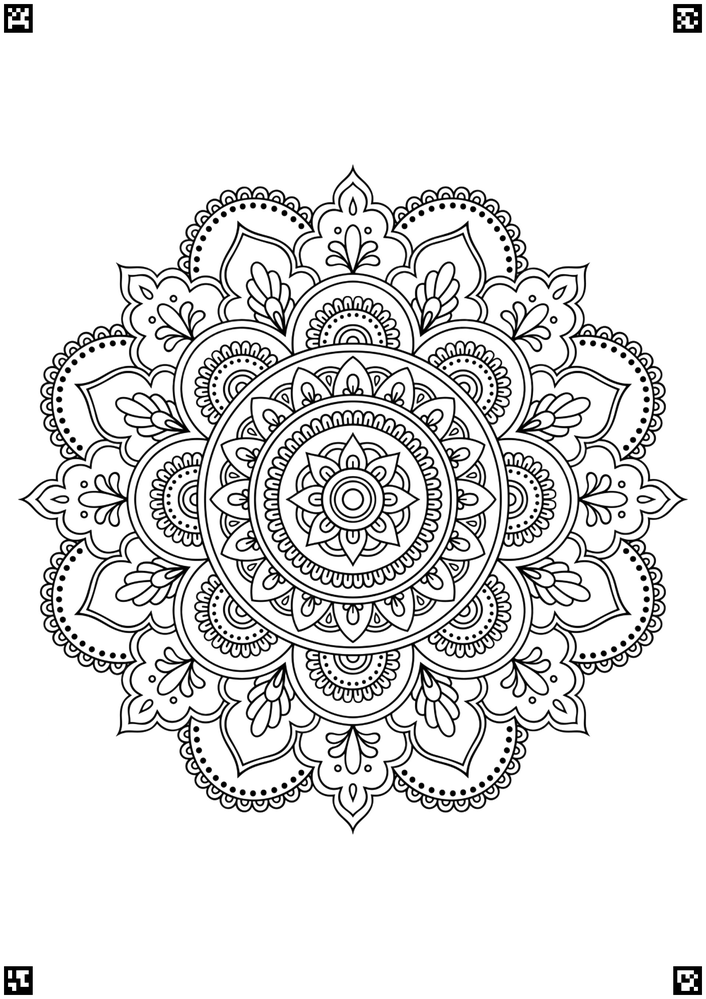
#> input picture mandala_with_apriltags.png, 706 x 999 px, shrunk from 1920 x 2715 before the run, found by its file name
$ python debugging_scans.py
#> lines starting #> are read from the running program, lines starting #| are printed output that depends on the picture
#> further down, template is the input picture: shape (999, 706, 3); min 0, max 255, mean 227
import cv2
import apriltag
import numpy as np

def align_and_overlay(template_path, scan_path, output_path, alpha=0.5):
    # load the images
    template = cv2.imread(template_path)
    scan = cv2.imread(scan_path)

    # preprocessing the images before apriltag detection to reduce noise and potential bugs/inaccuracies.
    def preprocess(image):
        gray = cv2.cvtColor(image, cv2.COLOR_BGR2GRAY)
        blurred = cv2.GaussianBlur(gray, (5, 5), 0)
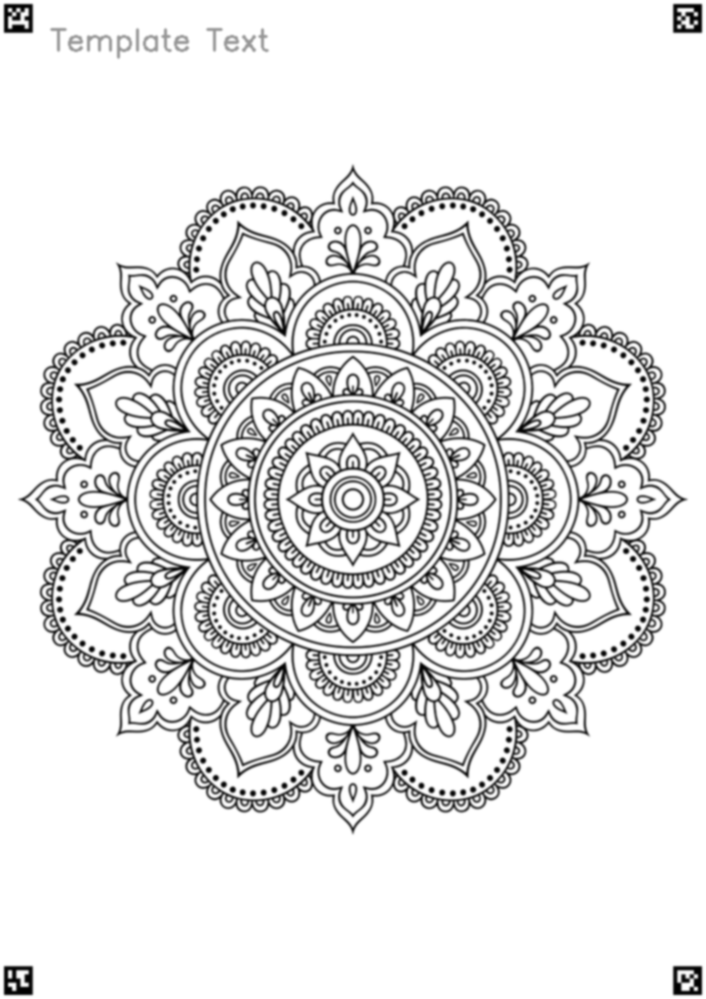
#> blurred: shape (999, 706); min 0, max 255, mean 226.8
        return cv2.threshold(blurred, 127, 255, cv2.THRESH_BINARY)[1]
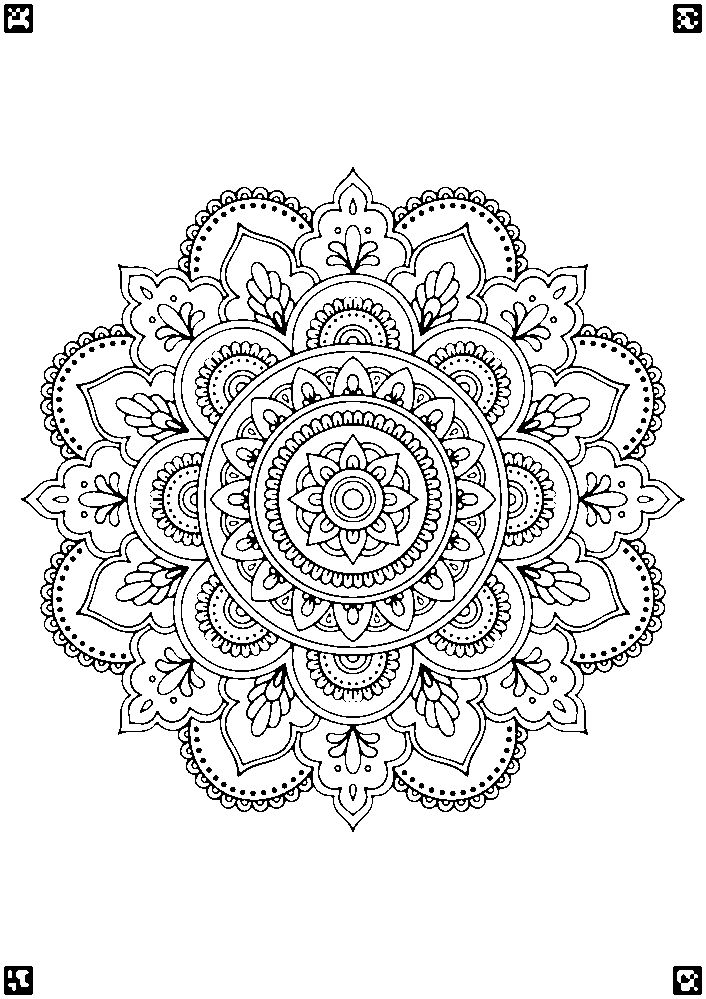
#> returned value: shape (999, 706); 89.9% white; black in thin lines or dots

    template_proc = preprocess(template)
    scan_proc = preprocess(scan)

    # initializing apriltag detector with the proper family
    options = apriltag.DetectorOptions(families='tag25h9')
    detector = apriltag.Detector(options)

    def detect_apriltags(image, processed):
        detections = detector.detect(processed)
        corners = []
        for detection in detections:
            corners.append(detection.corners)
        return corners

    # detect tags in the template and scan
    template_tags = detect_apriltags(template, template_proc)
    scan_tags = detect_apriltags(scan, scan_proc)

    print(len(template_tags))
    print(len(scan_tags))

    if len(template_tags) < 4 or len(scan_tags) < 4:
        print("Not enough AprilTags detected in one of the images.")
        return

    # only 4 detected tags for alignment (assuming the same order)
    template_points = np.array([corner[0] for corner in template_tags[:4]], dtype="float32")
    scan_points = np.array([corner[0] for corner in scan_tags[:4]], dtype="float32")

    # computing homography
    homography_matrix, _ = cv2.findHomography(scan_points, template_points)

    # warping the scan to align with the template
    aligned_scan = cv2.warpPerspective(scan, homography_matrix, (template.shape[1], template.shape[0]))

    # Overlay the aligned scan on the template
    overlay = cv2.addWeighted(template, alpha, aligned_scan, 1-alpha, 0)

    # save result
    cv2.imwrite(output_path, overlay)
    print(f"Aligned and overlaid image saved to {output_path}")

# paths
template_path = "mandala_with_apriltags.png"
scan_path = "40000.jpg"
output_path = "aligned_overlay.png"

def add_text(image, text, position, color):
    font = cv2.FONT_HERSHEY_SIMPLEX
    font_scale = 1
    thickness = 2
    cv2.putText(image, text, position, font, font_scale, color, thickness)
    return image

# loading the images
template = cv2.imread(template_path)
scan = cv2.imread(scan_path)

# adding debug text to the images -- both should be visible.
template = add_text(template, "Template Text", (50, 50), (0, 255, 0))  # Green text on template
scan = add_text(scan, "Scan Text", (200, 200), (255, 0, 0))  # Blue text on scan

# saving the modified images (optional for debugging)
cv2.imwrite("template_with_text.png", template)
cv2.imwrite("scan_with_text.png", scan)

# call with the text-inserted scans.
#> (the run stopped early here; a loop or call above may not have finished)
